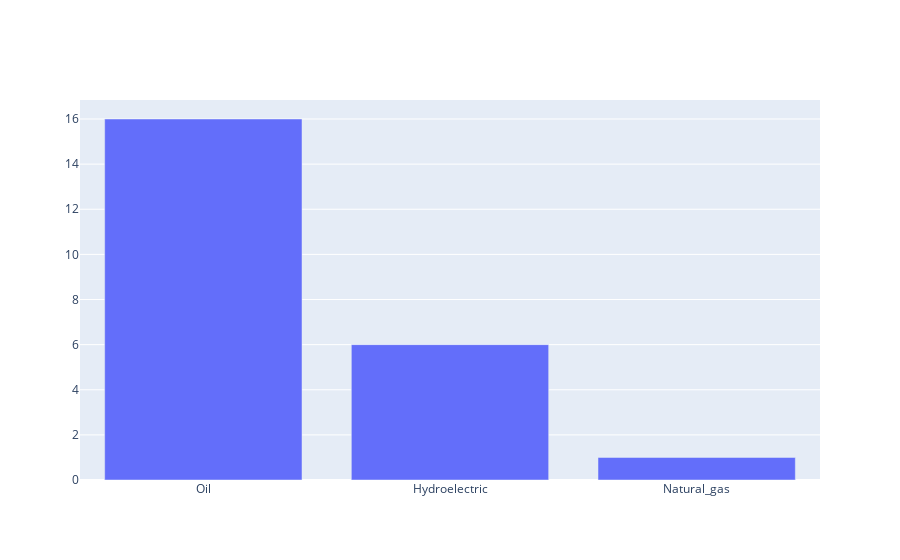

The code cell stored with this chart in its notebook:
### Markdown cell above
## Increase coal

### Code cell
df_increase_coal = df_difference[df_difference["Coal"] > 5]
df_increase_coal.drop(columns=["Coal"], inplace=True)
df_increase_coal[df_increase_coal > 0] = 0
df_increase_coal = df_increase_coal.apply(lambda x: round(x/x.sum(),2), axis=1)
df_increase_coal["Old_source"] = df_increase_coal.idxmax(axis=1)
df_increase_coal = df_increase_coal.reset_index().sort_values("Old_source").set_index(["Old_source", "Entity"])
df_increase_count = df_increase_coal.reset_index().groupby("Old_source").count()["Entity"].sort_values(ascending=False)

fig = go.Figure([go.Bar(x=df_increase_count.index, y=df_increase_count.values)])
fig.show()

### Figure 1 — Plotly figure (JSON) as saved in the notebook; plotly's stock layout.template omitted (floating-point values rounded to 4 significant figures)
{"data": [{"type": "bar", "x": ["Oil", "Hydroelectric", "Natural_gas"], "y": [16, 6, 1]}], "layout": {}}
